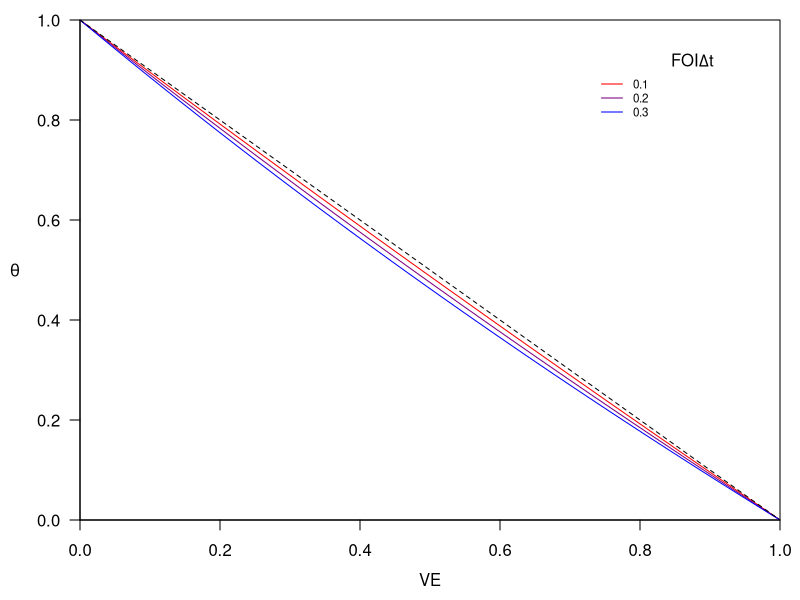

The R script that drew this image:
##======================================================================================##
## Author: Guido España, Alex Perkins
## analyze output of parameter sweep of vaccine properties
## project: PLOS COMP BIO paper 2019 Iquitos
## Year: 2019
##======================================================================================##

## goodness of fit measure for fitting theta

theta.gof = function(theta){
  abs(VE.in - 1 + sum((1-(1-theta)^(1:100))*dpois(1:100,foidt.in)) / sum(dpois(1:100,foidt.in)))
}

## range of values of VE and foidt
VE.vec = seq(0,1,length.out=100)
foidt.vec = seq(0.1,0.3,0.1)

## calculate theta for all values of VE and foidt
theta.mat = matrix(0,length(VE.vec),length(foidt.vec))
for(vv in 1:length(VE.vec)){
  for(ff in 1:length(foidt.vec)){
    VE.in = VE.vec[vv]
    foidt.in = foidt.vec[ff]
    theta.mat[vv,ff] = optimize(theta.gof,c(0,1))$minimum
  }
}

## plot the results
pdf('../output/FigureS40_Theta_vs_FOI.pdf',width=3.25,height=3.25)

par(mar=c(4,4,1,1))

col.lines=col=rgb(seq(1,0,length.out=length(foidt.vec)),0,seq(0,1,length.out=length(foidt.vec)))
matplot(VE.vec,theta.mat,col=col.lines,type='l',lty=1,las=1,xaxs='i',yaxs='i',xlab='',ylab='',ylim=c(0,1))
abline(1,-1,lty=2)
mtext('VE',1,line=2.5)
mtext(expression(theta),2,line=3,las=1)
legend(.73,.9,legend=foidt.vec,col=col.lines,lty=1,bty='n',cex=.7)
text(.875,.92,expression('FOI' * Delta * 't'))

dev.off()
